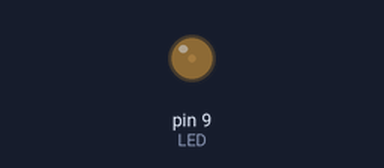
Simulated run of this sketch. Board: Arduino Uno, built with avr-gcc and run on an emulated ATmega328P. Parts: output pins drawn as LEDs (lit = HIGH). What the sketch prints to the serial monitor is not drawn.

Above: at 0.05 s.
At 0.3 s:
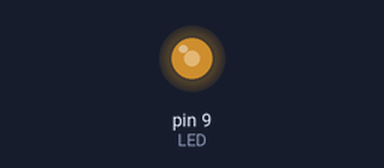
At 0.45 s:
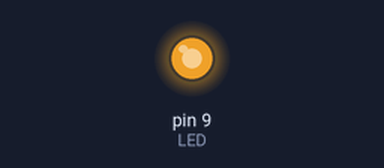
At 0.9 s:
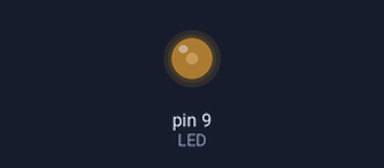
Timing chart, 0 to 3.0 s (numbered marks = the images above):
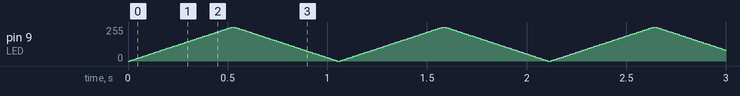

The sketch:

1_0_2.ino
```cpp
//EP25B004
//V.AJAY
int LED=9;
void setup()
{

  pinMode(LED, OUTPUT);
  Serial.begin(9600);
}
void breathe_in(){
  int brightness=0;
  while (brightness<=255){
  analogWrite(LED,brightness);
  Serial.println(brightness);
  brightness+=5;
  delay(10); // Wait for 10 millisecond(s)
}
}
void breathe_out(){
  int brightness=255;
  while( brightness>=0){
  analogWrite(LED,brightness);
      Serial.println(brightness);
  brightness-=5;
  delay(10); // Wait for 10 millisecond(s)
}
}
void loop()
{
  breathe_in();
  breathe_out();
}
```
